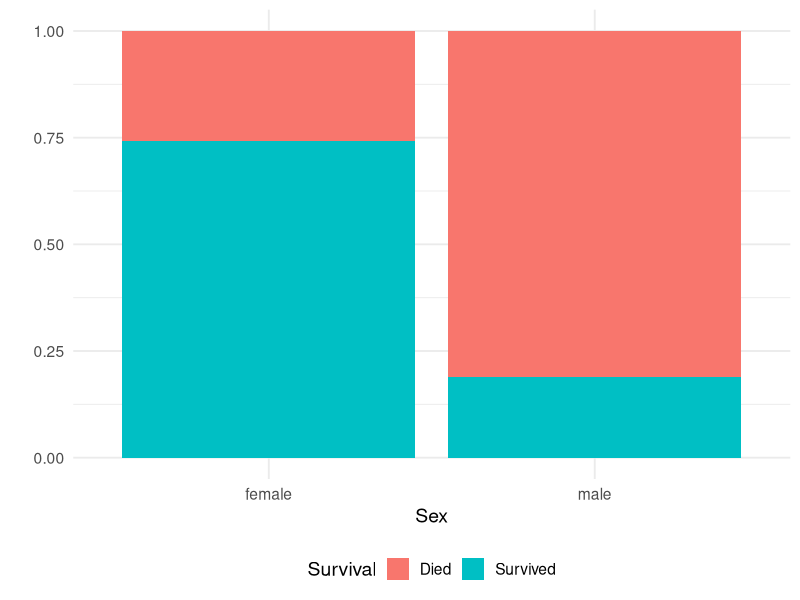
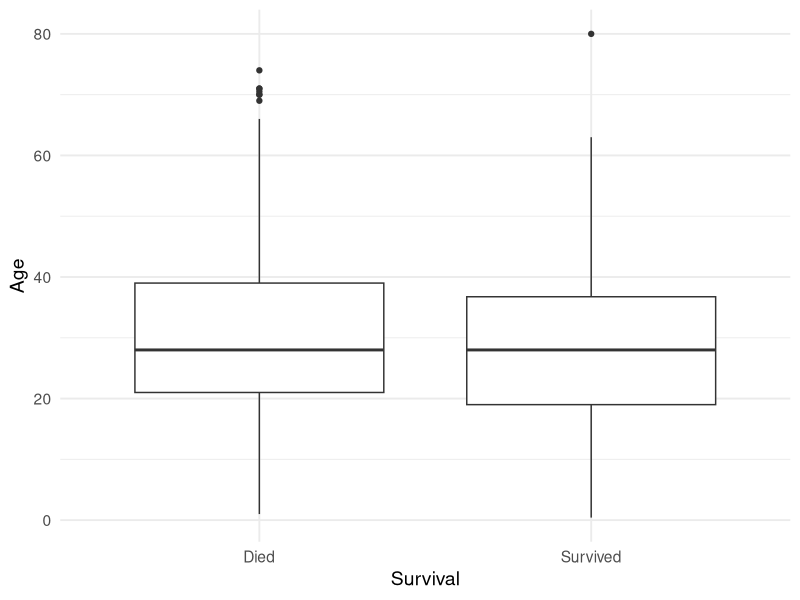
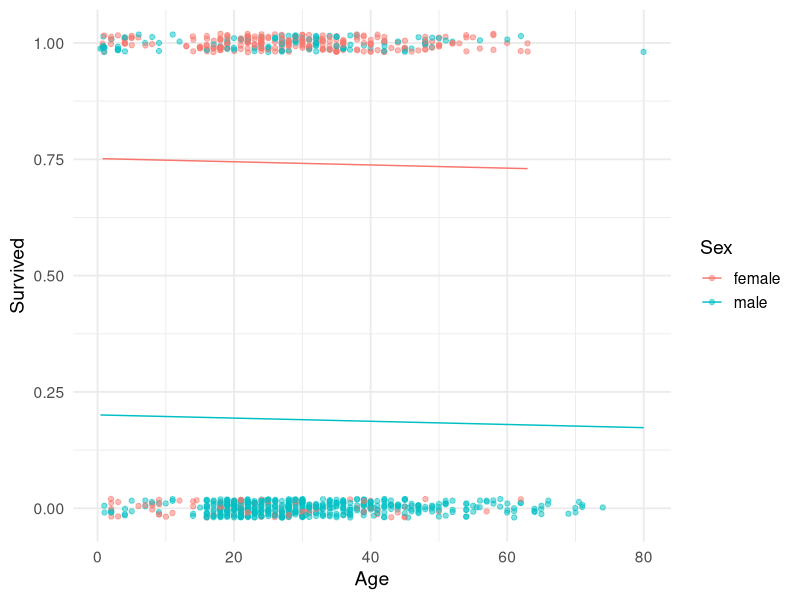

Reproduce these figures in R, in order.
## ---- chunk 1
knitr::opts_chunk$set(echo = TRUE, message = FALSE, warning = FALSE,
                      comment = "#>", highlight = TRUE, error = TRUE,
                      fig.align = "center")
## ---- chunk 2
library(tidyverse)
library(broom)
## ---- chunk 3
titanic <- read.csv("data/titanic.csv")
## ---- chunk 4
glimpse(titanic)
## ---- chunk 5
titanic %>%
  mutate(Survival = if_else(survived == 1, "Survived", "Died")) %>%
  ggplot(aes(x = sex, fill = Survival)) +
  geom_bar(position = "fill") + 
  theme_minimal(base_size = 14) +
  theme(legend.position = "bottom") +
  labs(x = "Sex", y = "")
## ---- chunk 6
titanic %>%
  mutate(Survival = if_else(survived == 1, "Survived", "Died")) %>%
  ggplot(aes(x = Survival, y = age)) +
  geom_boxplot() +
  theme_minimal(base_size = 14) +
  labs(y = "Age")
## ---- chunk 7
lm_survival <- lm(survived ~ age + sex, data = titanic)
tidy(lm_survival)
## ---- chunk 8
ggplot(titanic, aes(x = age, y = survived, color = sex)) + 
  geom_jitter(height = 0.02, alpha = .5) +
  geom_line(data = augment(lm_survival), 
            aes(x = age, y = .fitted, color = sex)) +
  labs(x = "Age", y = "Survived", color = "Sex") +
  theme_minimal(base_size = 14)
## ---- chunk 9


## ---- chunk 10

## ---- chunk 11


## ---- chunk 12

## ---- chunk 13

## ---- chunk 14

